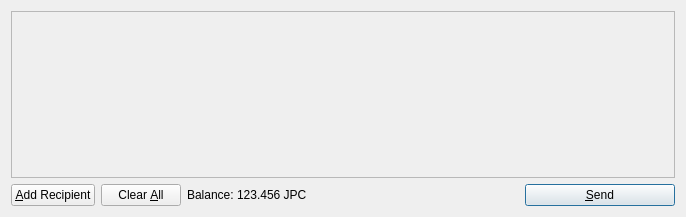
<?xml version="1.0" encoding="UTF-8"?>
<ui version="4.0">
 <class>SendCoinsDialog</class>
 <widget class="QDialog" name="SendCoinsDialog">
  <property name="geometry">
   <rect>
    <x>0</x>
    <y>0</y>
    <width>686</width>
    <height>217</height>
   </rect>
  </property>
  <property name="windowTitle">
   <string>Send Coins</string>
  </property>
  <layout class="QVBoxLayout" name="verticalLayout">
   <item>
    <widget class="QScrollArea" name="scrollArea">
     <property name="widgetResizable">
      <bool>true</bool>
     </property>
     <widget class="QWidget" name="scrollAreaWidgetContents">
      <property name="geometry">
       <rect>
        <x>0</x>
        <y>0</y>
        <width>666</width>
        <height>165</height>
       </rect>
      </property>
      <layout class="QVBoxLayout" name="verticalLayout_2">
       <property name="margin">
        <number>0</number>
       </property>
       <item>
        <layout class="QVBoxLayout" name="entries">
         <property name="spacing">
          <number>6</number>
         </property>
        </layout>
       </item>
       <item>
        <spacer name="verticalSpacer">
         <property name="orientation">
          <enum>Qt::Vertical</enum>
         </property>
         <property name="sizeHint" stdset="0">
          <size>
           <width>20</width>
           <height>40</height>
          </size>
         </property>
        </spacer>
       </item>
      </layout>
     </widget>
    </widget>
   </item>
   <item>
    <layout class="QHBoxLayout" name="horizontalLayout">
     <item>
      <widget class="QPushButton" name="addButton">
       <property name="toolTip">
        <string>Send to multiple recipients at once</string>
       </property>
       <property name="text">
        <string>&amp;Add Recipient</string>
       </property>
       <property name="icon">
        <iconset resource="../bitcoin.qrc">
         <normaloff>:/icons/add</normaloff>:/icons/add</iconset>
       </property>
       <property name="autoDefault">
        <bool>false</bool>
       </property>
      </widget>
     </item>
     <item>
      <widget class="QPushButton" name="clearButton">
       <property name="sizePolicy">
        <sizepolicy hsizetype="Minimum" vsizetype="Fixed">
         <horstretch>0</horstretch>
         <verstretch>0</verstretch>
        </sizepolicy>
       </property>
       <property name="toolTip">
        <string>Remove all transaction fields</string>
       </property>
       <property name="text">
        <string>Clear &amp;All</string>
       </property>
       <property name="icon">
        <iconset resource="../bitcoin.qrc">
         <normaloff>:/icons/remove</normaloff>:/icons/remove</iconset>
       </property>
       <property name="autoRepeatDelay">
        <number>300</number>
       </property>
       <property name="autoDefault">
        <bool>false</bool>
       </property>
      </widget>
     </item>
     <item>
      <layout class="QHBoxLayout" name="horizontalLayout_2">
       <property name="spacing">
        <number>3</number>
       </property>
       <item>
        <widget class="QLabel" name="label">
         <property name="text">
          <string>Balance:</string>
         </property>
        </widget>
       </item>
       <item>
        <widget class="QLabel" name="labelBalance">
         <property name="cursor">
          <cursorShape>IBeamCursor</cursorShape>
         </property>
         <property name="text">
          <string>123.456 JPC</string>
         </property>
         <property name="textInteractionFlags">
          <set>Qt::LinksAccessibleByMouse|Qt::TextSelectableByKeyboard|Qt::TextSelectableByMouse</set>
         </property>
        </widget>
       </item>
      </layout>
     </item>
     <item>
      <spacer name="horizontalSpacer">
       <property name="orientation">
        <enum>Qt::Horizontal</enum>
       </property>
       <property name="sizeHint" stdset="0">
        <size>
         <width>40</width>
         <height>20</height>
        </size>
       </property>
      </spacer>
     </item>
     <item>
      <widget class="QPushButton" name="sendButton">
       <property name="minimumSize">
        <size>
         <width>150</width>
         <height>0</height>
        </size>
       </property>
       <property name="toolTip">
        <string>Confirm the send action</string>
       </property>
       <property name="text">
        <string>&amp;Send</string>
       </property>
       <property name="icon">
        <iconset resource="../bitcoin.qrc">
         <normaloff>:/icons/send</normaloff>:/icons/send</iconset>
       </property>
       <property name="default">
        <bool>true</bool>
       </property>
      </widget>
     </item>
    </layout>
   </item>
  </layout>
 </widget>
 <resources>
  <include location="../bitcoin.qrc"/>
 </resources>
 <connections/>
</ui>
